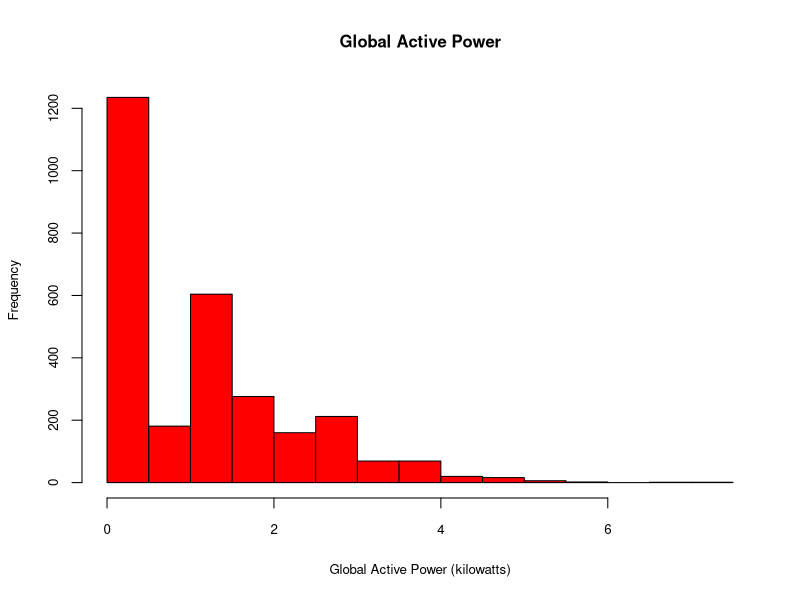

Write the R code that produced this figure.
# plot1.R - R code to generate plot1.png

# Read the data file (already limited to data for Feb. 1-2, 2007)
data <- read.csv("household_power_2days.txt", sep=";", stringsAsFactors=FALSE)

# Convert Date & Time variables to Date/Time classes
data$Date <- as.Date(data$Date, "%d/%m/%Y")
data$Time <- strptime(paste(data$Date, data$Time), "%Y-%m-%d %H:%M:%S")

# Create the plot, slight adjustment to size of title/axis labels
with(data, {
    hist(Global_active_power, main="Global Active Power", 
         xlab="Global Active Power (kilowatts)", col="red", 
         cex.axis=0.8, cex.lab=0.8, cex.main=1)
})

# Write to PNG, default size is 480x480
dev.copy(png, file="plot1.png", bg="transparent")
dev.off()